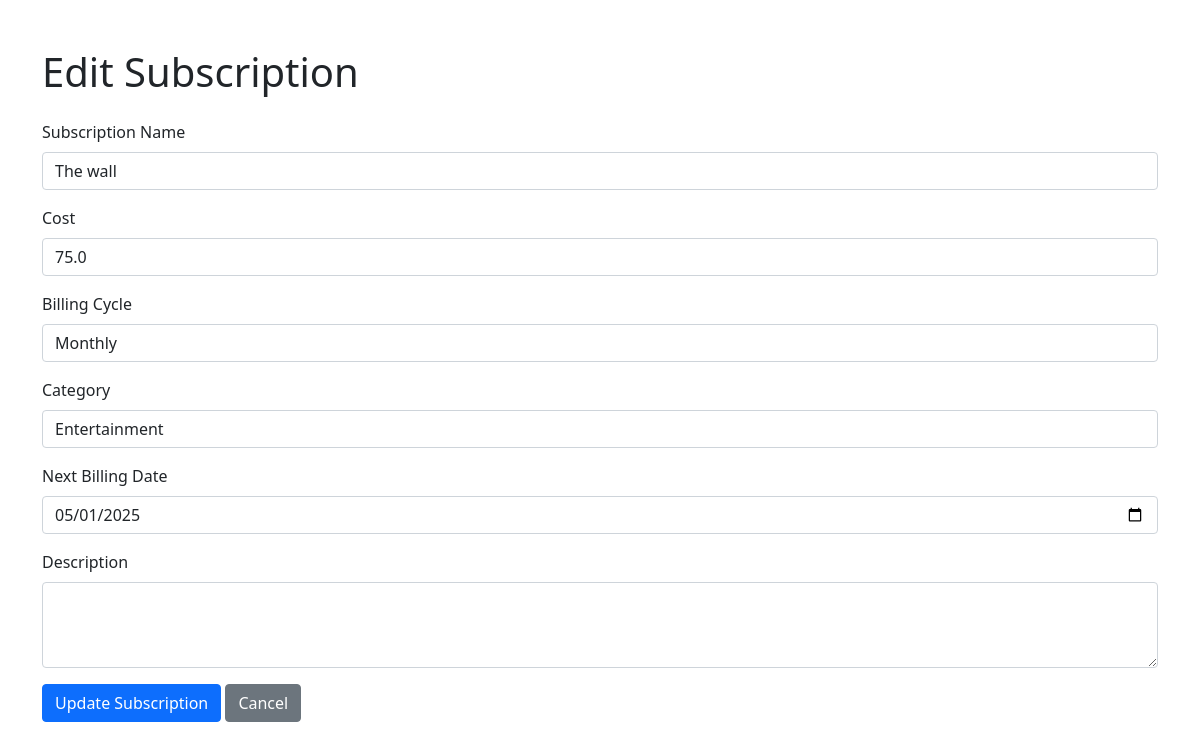
Screenshot of /edit/1 with the database file from the repository.
### app.py (models this page shows)
class Subscription(db.Model):
    id = db.Column(db.Integer, primary_key=True)
    name = db.Column(db.String(100), nullable=False)
    cost = db.Column(db.Float, nullable=False)
    billing_cycle = db.Column(db.String(20), nullable=False)  # 'monthly' or 'yearly'
    next_billing_date = db.Column(db.Date, nullable=False)
    category = db.Column(db.String(50), nullable=False, default='Other')
    description = db.Column(db.String(200))

### app.py (the view, shortened to what this page needs)
@app.route('/edit/<int:id>', methods=['GET', 'POST'])
def edit_subscription(id):
    subscription = Subscription.query.get_or_404(id)
    categories = ['Entertainment', 'Software', 'Utilities', 'Shopping', 'Health', 'Other']
    return render_template('edit.html', subscription=subscription, categories=categories)

### templates/edit.html (shortened to what this page needs)
<!DOCTYPE html>
<html lang="en">
<head>
    <link href="https://cdn.jsdelivr.net/npm/bootstrap@5.1.3/dist/css/bootstrap.min.css" rel="stylesheet">
</head>
<body>
    <div class="container mt-5">
        <h1>Edit Subscription</h1>
        <form method="POST" class="mt-4">
            <div class="mb-3">
                <label for="name" class="form-label">Subscription Name</label>
                <input type="text" class="form-control" id="name" name="name" value="{{ subscription.name }}" required>
            </div>
            <div class="mb-3">
                <label for="cost" class="form-label">Cost</label>
                <input type="number" step="0.01" class="form-control" id="cost" name="cost" value="{{ subscription.cost }}" required>
            </div>
            <div class="mb-3">
                <label for="billing_cycle" class="form-label">Billing Cycle</label>
                <select class="form-control" id="billing_cycle" name="billing_cycle" required>
                    <option value="monthly" {% if subscription.billing_cycle == 'monthly' %}selected{% endif %}>Monthly</option>
                </select>
            </div>
            <div class="mb-3">
                <label for="category" class="form-label">Category</label>
                <select class="form-control" id="category" name="category" required>
                    {% for category in categories %}
                    <option value="{{ category }}" {% if subscription.category == category %}selected{% endif %}>{{ category }}</option>
                    {% endfor %}
                </select>
            </div>
            <div class="mb-3">
                <label for="next_billing_date" class="form-label">Next Billing Date</label>
                <input type="date" class="form-control" id="next_billing_date" name="next_billing_date"
                       value="{{ subscription.next_billing_date.strftime('%Y-%m-%d') }}" required>
            </div>
            <div class="mb-3">
                <label for="description" class="form-label">Description</label>
                <textarea class="form-control" id="description" name="description" rows="3">{{ subscription.description }}</textarea>
            </div>
            <button type="submit" class="btn btn-primary">Update Subscription</button>
            <a href="{{ url_for('index') }}" class="btn btn-secondary">Cancel</a>
        </form>
    </div>
</body>
</html>

### rows the page displays
Subscription: name "The wall", cost "75.0", billing_cycle "Monthly", category "Entertainment", next_billing_date "05/01/2025"
